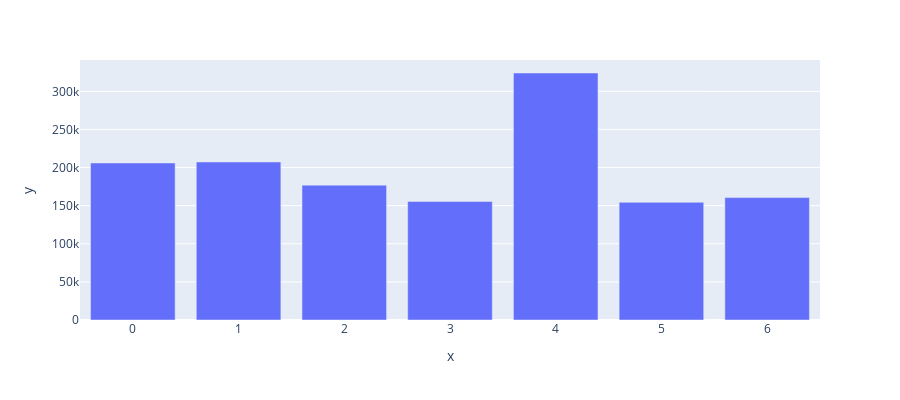

Notebook cell for this chart:
### Code cell
labels = ['Reordered', 'Not-reordered']
size = cust_orders_df['order_dow'].value_counts()

day_weeks = cust_orders_df.order_dow.drop_duplicates()

px.bar(cust_orders_df, x = day_weeks,y=size, height=400, labels={'day_weeks':'Days of the week', 'size':'Orders'})

### Figure 1 — Plotly figure (JSON) as saved in the notebook; plotly's stock layout.template omitted (floating-point values rounded to 4 significant figures)
{"data": [{"alignmentgroup": "True", "hovertemplate": "x=%{x}<br>y=%{y}<extra></extra>", "legendgroup": "", "marker": {"color": "#636efa"}, "name": "", "offsetgroup": "", "orientation": "v", "showlegend": false, "textposition": "auto", "type": "bar", "x": [4, 1, 0, 2, 6, 3, 5], "xaxis": "x", "y": [324026, 207279, 205978, 176910, 160562, 155481, 154381], "yaxis": "y"}], "layout": {"barmode": "relative", "height": 400, "legend": {"tracegroupgap": 0}, "margin": {"t": 60}, "xaxis": {"anchor": "y", "domain": [0, 1], "title": {"text": "x"}}, "yaxis": {"anchor": "x", "domain": [0, 1], "title": {"text": "y"}}}}
